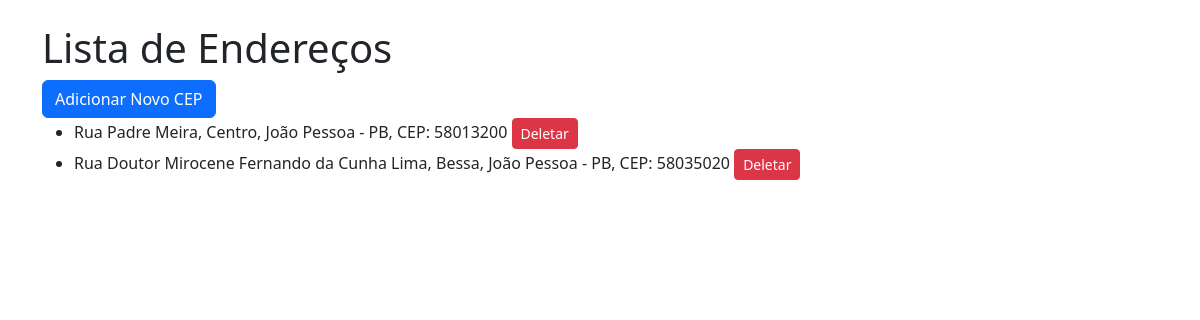
Before: / with the older database file.
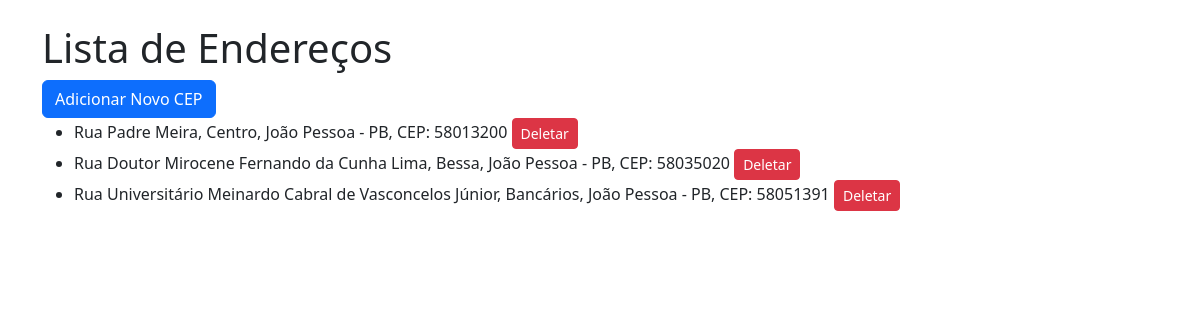
After: the same page with the newer database file.
### core/models.py (models this page shows, shortened)
class endereco(models.Model):  # Nome do modelo com "e" minúsculo
    cep = models.CharField(max_length=8)  # Exemplo: "01001000"
    rua = models.CharField(max_length=255)
    bairro = models.CharField(max_length=255)
    cidade = models.CharField(max_length=255)
    estado = models.CharField(max_length=2)  # Exemplo: "SP"

### core/views.py (the view)
# urls.py: path('', ListarEnderecosView.as_view(), name='listar_enderecos'),  # Página inicial
class ListarEnderecosView(ListView):
    model = endereco
    template_name = 'listar_enderecos.html'
    context_object_name = 'enderecos'

### core/templates/listar_enderecos.html
{% extends 'base.html' %}
{% block content %}
<h1>Lista de Endereços</h1>
<a href="{% url 'adicionar_endereco' %}" class="btn btn-primary">Adicionar Novo CEP</a>
<ul>
    {% for endereco in enderecos %}
        <li>
            {{ endereco.rua }}, {{ endereco.bairro }}, {{ endereco.cidade }} - {{ endereco.estado }}, CEP: {{ endereco.cep }}
            <a href="{% url 'deletar_endereco' endereco.id %}" class="btn btn-danger btn-sm">Deletar</a>
        </li>
    {% endfor %}
</ul>
{% endblock %}

### core/templates/base.html (shortened to what this page needs)
<!DOCTYPE html>
<html lang="pt-br">
<head>
    <link rel="stylesheet" href="https://cdn.jsdelivr.net/npm/bootstrap@5.3.0/dist/css/bootstrap.min.css">
</head>
<body>
    <div class="container mt-4">
        {% block content %}{% endblock %}
    </div>
</body>
</html>

Changed rows visible on the page:
added endereco: rua "Rua Universitário Meinardo Cabral de Vasconcelos Júnior", bairro "Bancários", cidade "João Pessoa", estado "PB", cep "58051391"
